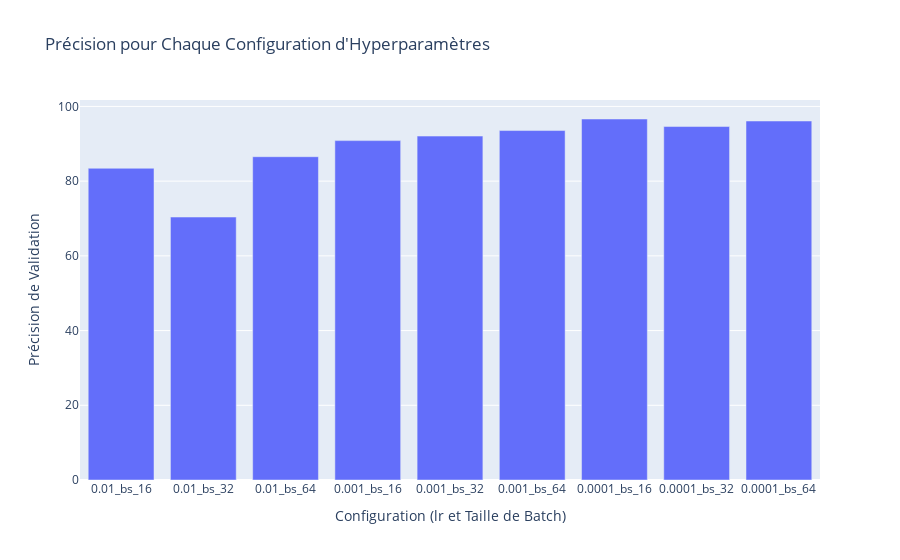
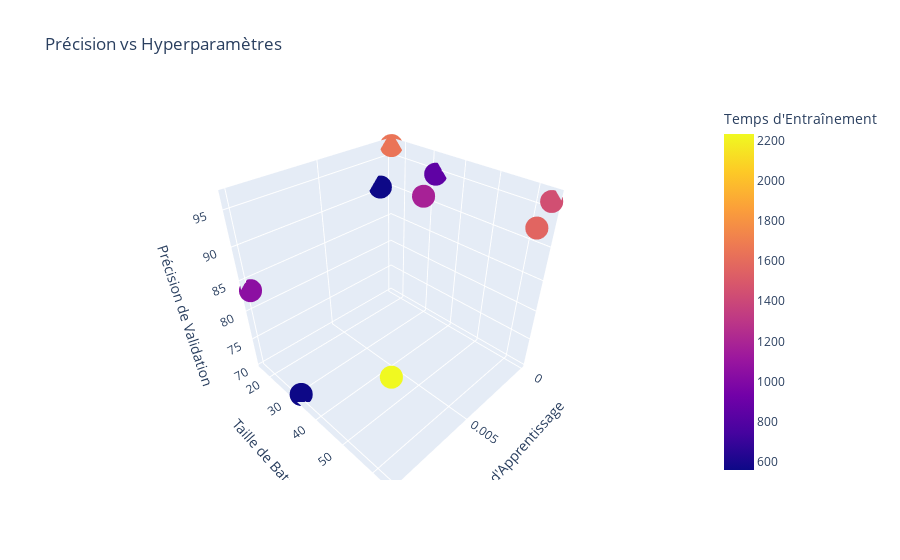
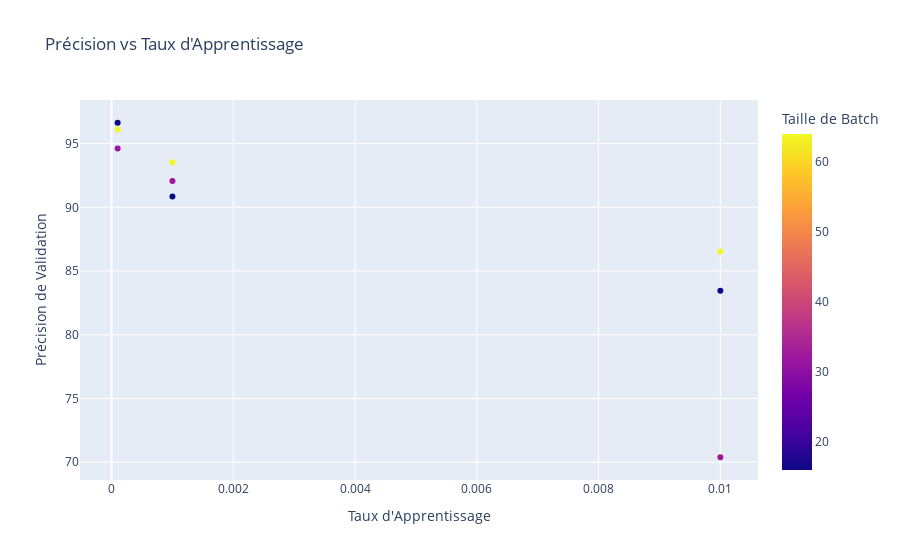
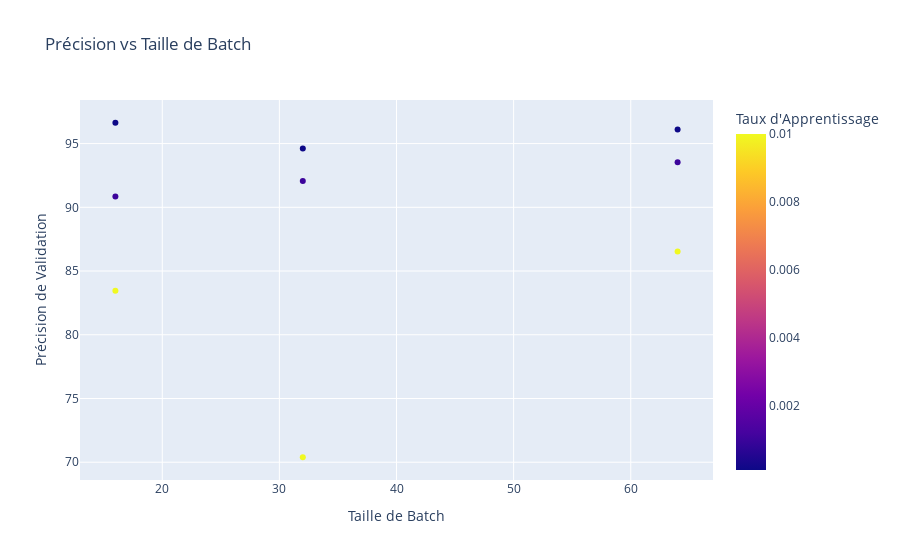

Notebook source saved alongside these figures, in order:
### Code cell
# Convertir les résultats en DataFrame
df = pd.DataFrame(result)

df['lr_bs'] = df['lr'].astype(str) + "_bs_" + df['batch_size'].astype(str)
fig = px.bar(df, x='lr_bs', y='val_accuracy', 
             title="Précision pour Chaque Configuration d'Hyperparamètres", 
             labels={'lr_bs': 'Configuration (lr et Taille de Batch)', 'val_accuracy': 'Précision de Validation'})
fig.show()

fig = px.scatter_3d(df, x='lr', y='batch_size', z='val_accuracy', color='training_time', 
                    title="Précision vs Hyperparamètres", 
                    labels={'lr': 'Taux d\'Apprentissage', 'batch_size': 'Taille de Batch', 'val_accuracy': 'Précision de Validation', 'training_time': 'Temps d\'Entraînement'})
fig.show()


# Créer le graphique
fig = px.scatter(df, x='lr', y='val_accuracy', color='batch_size', 
                 title="Précision vs Taux d'Apprentissage", 
                 labels={'lr': 'Taux d\'Apprentissage', 'val_accuracy': 'Précision de Validation', 'batch_size': 'Taille de Batch'})
fig.show()

fig = px.scatter(df, x='batch_size', y='val_accuracy', color='lr',
                 title="Précision vs Taille de Batch", 
                 labels={'batch_size': 'Taille de Batch', 'val_accuracy': 'Précision de Validation', 'lr': 'Taux d\'Apprentissage'})
fig.show()

fig = px.scatter(df, x='training_time', y='val_accuracy', 
                 title="Temps d'Entraînement vs Précision", 
                 labels={'training_time': 'Temps d\'Entraînement', 'val_accuracy': 'Précision de Validation'})
fig.show()

fig = px.density_heatmap(df, x='lr', y='batch_size', z='val_accuracy', 
                         title="Heatmap de la Précision", 
                         labels={'lr': 'Taux d\'Apprentissage', 'batch_size': 'Taille de Batch', 'val_accuracy': 'Précision de Validation'})
fig.show()

### Figure 1 — Plotly figure (JSON) as saved in the notebook; plotly's stock layout.template omitted (floating-point values rounded to 4 significant figures)
{"data": [{"alignmentgroup": "True", "hovertemplate": "Configuration (lr et Taille de Batch)=%{x}<br>Précision de Validation=%{y}<extra></extra>", "legendgroup": "", "marker": {"color": "#636efa", "pattern": {"shape": ""}}, "name": "", "offsetgroup": "", "orientation": "v", "showlegend": false, "textposition": "auto", "type": "bar", "x": ["0.01_bs_16", "0.01_bs_32", "0.01_bs_64", "0.001_bs_16", "0.001_bs_32", "0.001_bs_64", "0.0001_bs_16", "0.0001_bs_32", "0.0001_bs_64"], "xaxis": "x", "y": [83.45, 70.39, 86.54, 90.85, 92.06, 93.54, 96.64, 94.62, 96.1], "yaxis": "y"}], "layout": {"barmode": "relative", "legend": {"tracegroupgap": 0}, "title": {"text": "Précision pour Chaque Configuration d'Hyperparamètres"}, "xaxis": {"anchor": "y", "domain": [0, 1], "title": {"text": "Configuration (lr et Taille de Batch)"}}, "yaxis": {"anchor": "x", "domain": [0, 1], "title": {"text": "Précision de Validation"}}}}

### Figure 2 — Plotly figure (JSON) as saved in the notebook; plotly's stock layout.template omitted (floating-point values rounded to 4 significant figures)
{"data": [{"hovertemplate": "Taux d'Apprentissage=%{x}<br>Taille de Batch=%{y}<br>Précision de Validation=%{z}<br>Temps d'Entraînement=%{marker.color}<extra></extra>", "legendgroup": "", "marker": {"color": [1048.0, 559.8, 2233.0, 560.5, 1177.0, 1565.0, 1646.0, 853.3, 1440.0], "coloraxis": "coloraxis", "symbol": "circle"}, "mode": "markers", "name": "", "scene": "scene", "showlegend": false, "type": "scatter3d", "x": [0.01, 0.01, 0.01, 0.001, 0.001, 0.001, 0.0001, 0.0001, 0.0001], "y": [16, 32, 64, 16, 32, 64, 16, 32, 64], "z": [83.45, 70.39, 86.54, 90.85, 92.06, 93.54, 96.64, 94.62, 96.1]}], "layout": {"coloraxis": {"colorbar": {"title": {"text": "Temps d'Entraînement"}}, "colorscale": [[0, "#0d0887"], [0.1111, "#46039f"], [0.2222, "#7201a8"], [0.3333, "#9c179e"], [0.4444, "#bd3786"], [0.5556, "#d8576b"], [0.6667, "#ed7953"], [0.7778, "#fb9f3a"], [0.8889, "#fdca26"], [1, "#f0f921"]]}, "legend": {"tracegroupgap": 0}, "scene": {"domain": {"x": [0, 1], "y": [0, 1]}, "xaxis": {"title": {"text": "Taux d'Apprentissage"}}, "yaxis": {"title": {"text": "Taille de Batch"}}, "zaxis": {"title": {"text": "Précision de Validation"}}}, "title": {"text": "Précision vs Hyperparamètres"}}}

### Figure 3 — Plotly figure (JSON) as saved in the notebook; plotly's stock layout.template omitted (floating-point values rounded to 4 significant figures)
{"data": [{"hovertemplate": "Taux d'Apprentissage=%{x}<br>Précision de Validation=%{y}<br>Taille de Batch=%{marker.color}<extra></extra>", "legendgroup": "", "marker": {"color": [16, 32, 64, 16, 32, 64, 16, 32, 64], "coloraxis": "coloraxis", "symbol": "circle"}, "mode": "markers", "name": "", "orientation": "v", "showlegend": false, "type": "scatter", "x": [0.01, 0.01, 0.01, 0.001, 0.001, 0.001, 0.0001, 0.0001, 0.0001], "xaxis": "x", "y": [83.45, 70.39, 86.54, 90.85, 92.06, 93.54, 96.64, 94.62, 96.1], "yaxis": "y"}], "layout": {"coloraxis": {"colorbar": {"title": {"text": "Taille de Batch"}}, "colorscale": [[0, "#0d0887"], [0.1111, "#46039f"], [0.2222, "#7201a8"], [0.3333, "#9c179e"], [0.4444, "#bd3786"], [0.5556, "#d8576b"], [0.6667, "#ed7953"], [0.7778, "#fb9f3a"], [0.8889, "#fdca26"], [1, "#f0f921"]]}, "legend": {"tracegroupgap": 0}, "title": {"text": "Précision vs Taux d'Apprentissage"}, "xaxis": {"anchor": "y", "domain": [0, 1], "title": {"text": "Taux d'Apprentissage"}}, "yaxis": {"anchor": "x", "domain": [0, 1], "title": {"text": "Précision de Validation"}}}}

### Figure 4 — Plotly figure (JSON) as saved in the notebook; plotly's stock layout.template omitted (floating-point values rounded to 4 significant figures)
{"data": [{"hovertemplate": "Taille de Batch=%{x}<br>Précision de Validation=%{y}<br>Taux d'Apprentissage=%{marker.color}<extra></extra>", "legendgroup": "", "marker": {"color": [0.01, 0.01, 0.01, 0.001, 0.001, 0.001, 0.0001, 0.0001, 0.0001], "coloraxis": "coloraxis", "symbol": "circle"}, "mode": "markers", "name": "", "orientation": "v", "showlegend": false, "type": "scatter", "x": [16, 32, 64, 16, 32, 64, 16, 32, 64], "xaxis": "x", "y": [83.45, 70.39, 86.54, 90.85, 92.06, 93.54, 96.64, 94.62, 96.1], "yaxis": "y"}], "layout": {"coloraxis": {"colorbar": {"title": {"text": "Taux d'Apprentissage"}}, "colorscale": [[0, "#0d0887"], [0.1111, "#46039f"], [0.2222, "#7201a8"], [0.3333, "#9c179e"], [0.4444, "#bd3786"], [0.5556, "#d8576b"], [0.6667, "#ed7953"], [0.7778, "#fb9f3a"], [0.8889, "#fdca26"], [1, "#f0f921"]]}, "legend": {"tracegroupgap": 0}, "title": {"text": "Précision vs Taille de Batch"}, "xaxis": {"anchor": "y", "domain": [0, 1], "title": {"text": "Taille de Batch"}}, "yaxis": {"anchor": "x", "domain": [0, 1], "title": {"text": "Précision de Validation"}}}}
